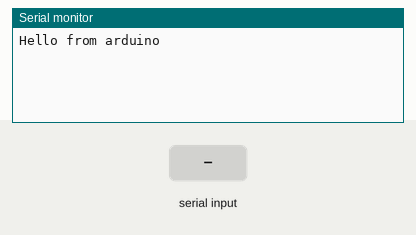
A sketch run on a simulated Arduino Uno, built with avr-gcc and run on an emulated ATmega328P. Shown: the last lines printed to the serial monitor. The inputs (shaded band) are chosen by the test bench. No radio packets arrive unless stated.

Above: at 1.2 s.
1.3 s: "1\n" received over Serial
At 2.2 s:
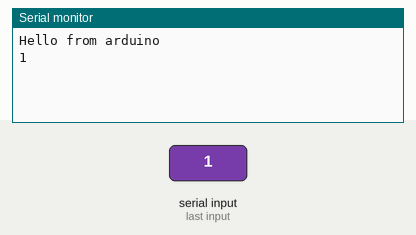
2.8 s: "0\n" received over Serial
At 3.3 s:
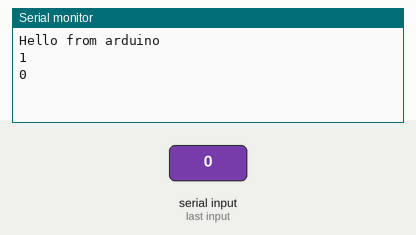

Measured:
- after the input at 1.3 s, the serial monitor: prints a new line at once (image 1)
- after the input at 2.8 s, the serial monitor: prints a new line at once (image 2)

The sketch:

web_to_serial.ino
```cpp
#include <SPI.h>
#include <nRF24L01.h>
#include <RF24.h>

RF24 radio(7, 8); // CE, CSN

const byte address[6] = "00001";

String inputString = "";
boolean stringComplete = false;

void setup() {
  radio.begin();
  radio.openWritingPipe(address);
  radio.setPALevel(RF24_PA_HIGH);
  radio.stopListening();
  Serial.begin(9600);
  inputString.reserve(200);
  Serial.println("Hello from arduino");
}

void loop() {
  if (stringComplete) {
    Serial.println(inputString + "\r\n");
    //Transmit the inputString using the radio
    const char text[8];
    inputString.toCharArray(text, 8);
    radio.write(&text, sizeof(text));
    delay(500);
    //Clear the string
    inputString = "";
    stringComplete = false;
  }
}

void serialEvent() {
  while (Serial.available()) {
    char inChar = (char) Serial.read();
    inputString += inChar;
    // Check if the string is complete
    if (inChar == '\n') {
      stringComplete = true;
    }
  }
}
```
